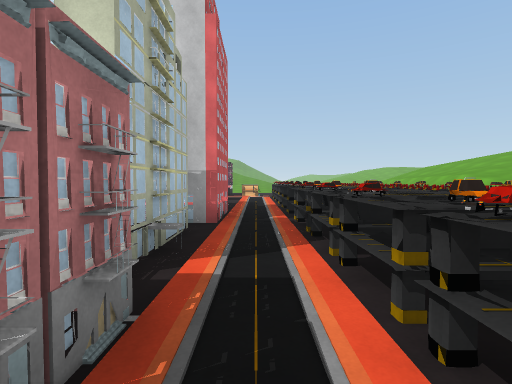
View 1 (above)

24 first-person views from a walk through a Unity game level. The camera is 1.5 m above the floor, tilts 2° down and sees 80° across. The floor is counted in squares, 2 m on a side. Each view is taken from the middle of a square. On the plan, view 1 faces up. The plan holds only what a view shows up to about 10 squares ahead; the rest is blank. The place goes on beyond the plan. Surface patterns are stand-ins for the level's own textures.

View 2
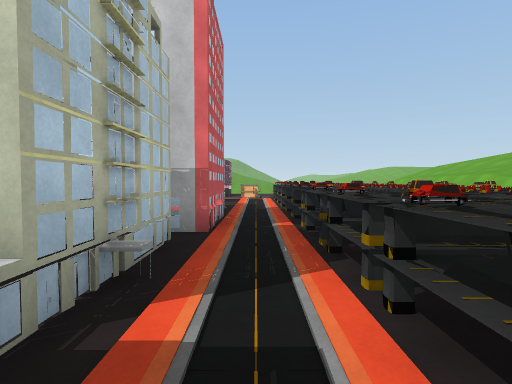

View 3
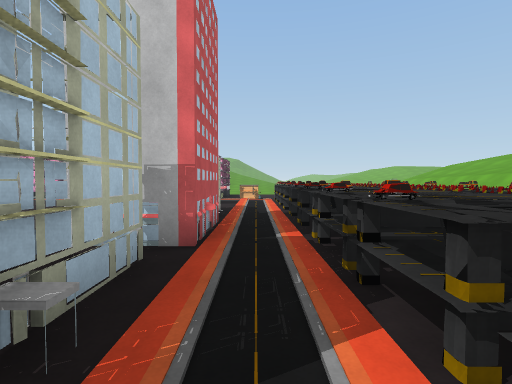

View 4
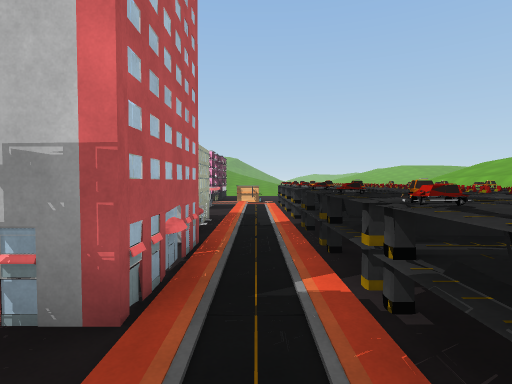

View 5
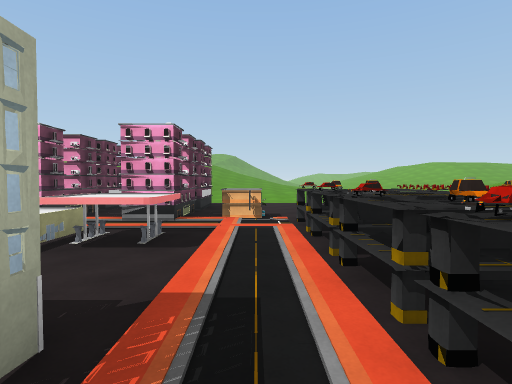

View 6
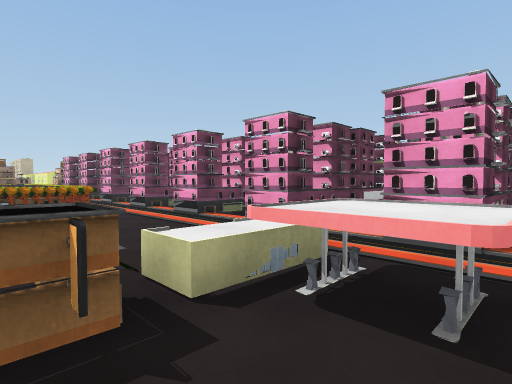

View 7
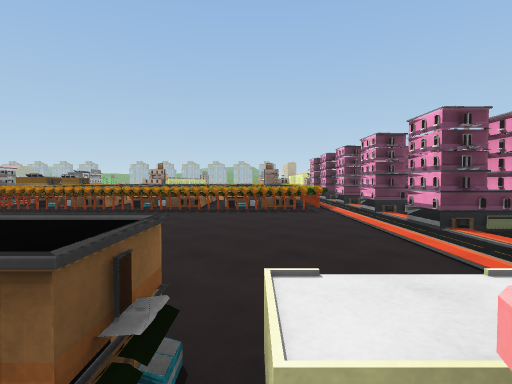

View 8
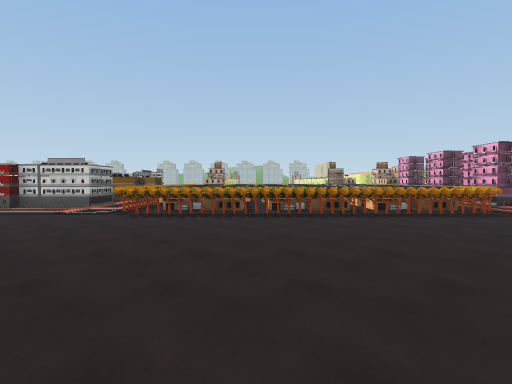

View 9
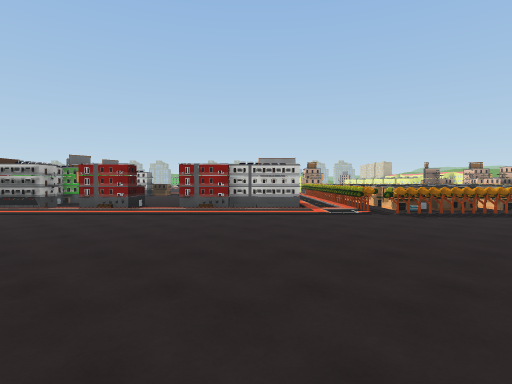

View 10
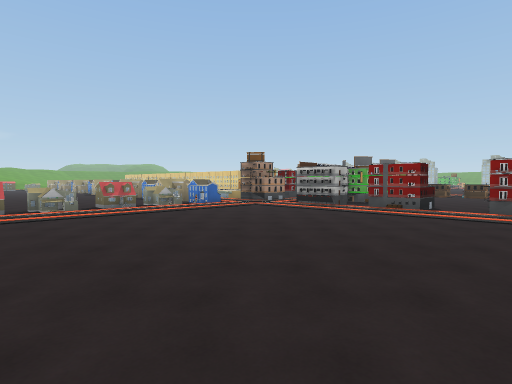

View 11
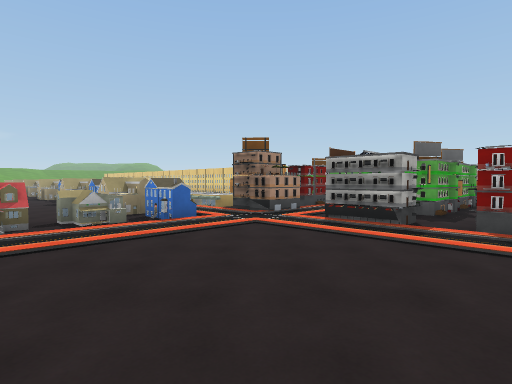

View 12
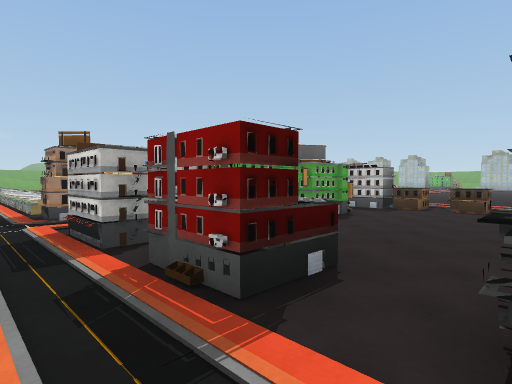

View 13
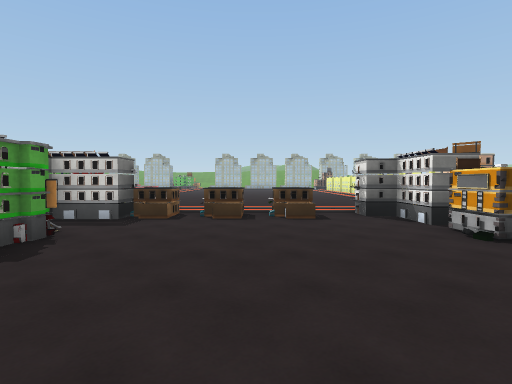

View 14
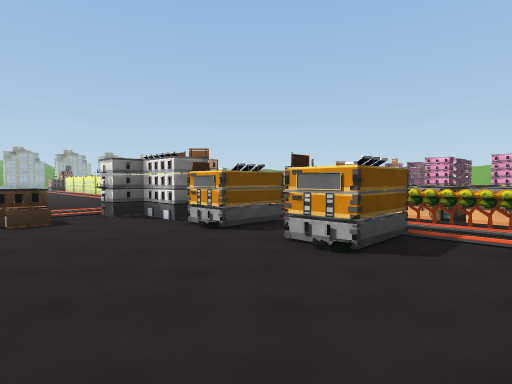

View 15
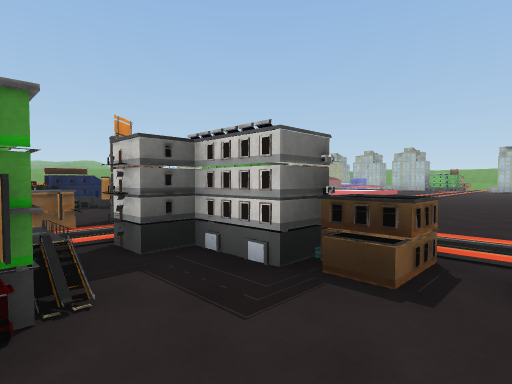

View 16
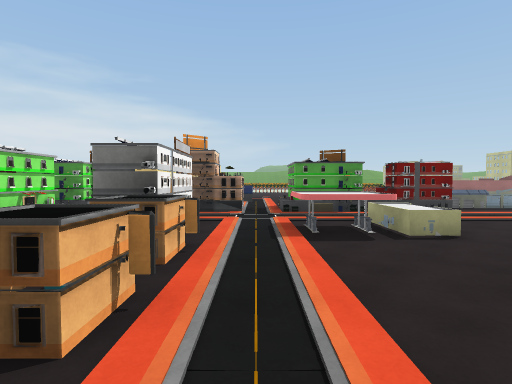

View 17
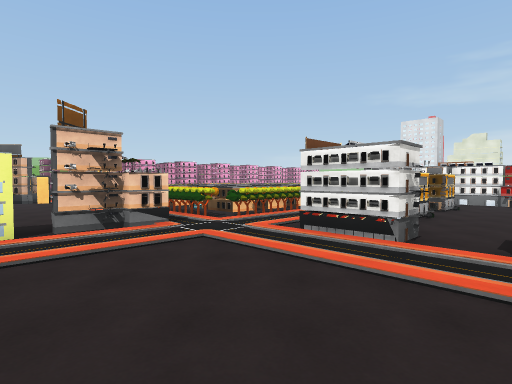

View 18
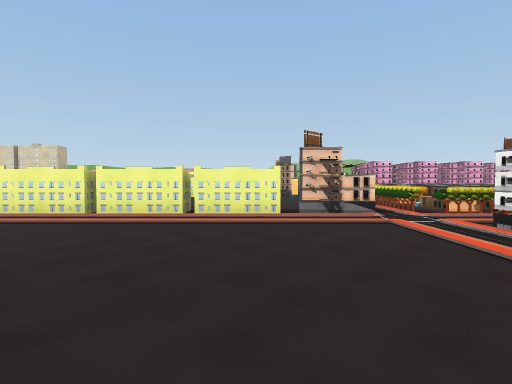

View 19
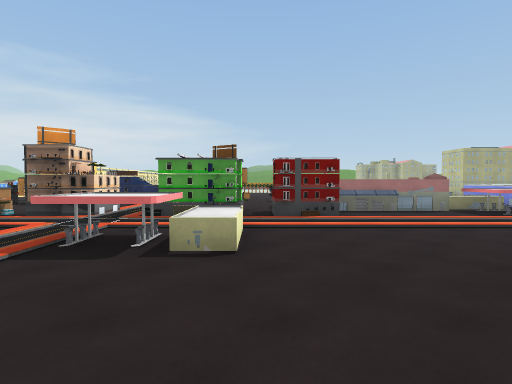

View 20
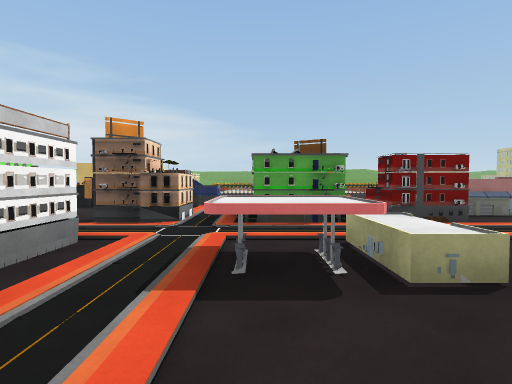

View 21
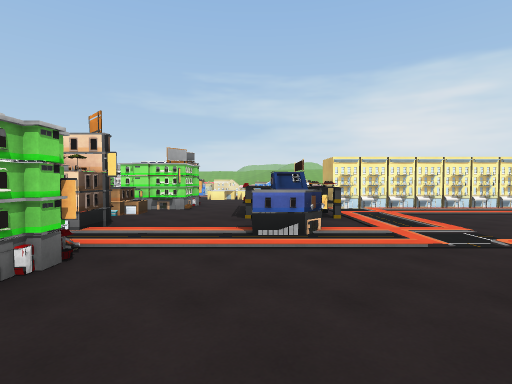

View 22
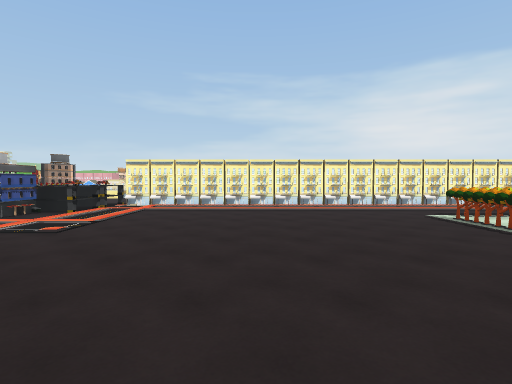

View 23
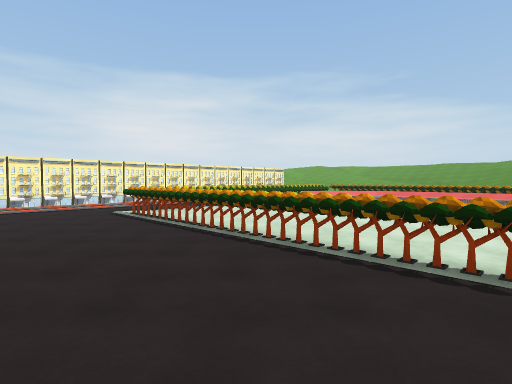

View 24
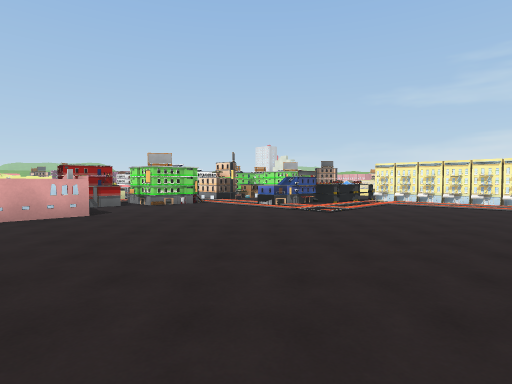

### Floor plan
Key: @ floor where view 1 was taken; # wall or solid block; x gap in a wall; . floor; = window, fence, low wall or low ledge; ^ raised ledge; O other object.
Columns run from 28 left of view 1 to 4 right of it. Each row starts with its distance up from view 1.
 17                    O O  O O...
 16                 O O# O.O#.O.^.
 15                 #.##.#.##.#.#^ ^
 14                  O...........^^^
 13                 ^^O......^^^.^^^
 12                 ^^O......^...^^^
 11      ..         ^^O......^#..^^^
 10      ..      ^  ^^O.....  ##.^^^^
  9      ..      ^  ^^O......  O.^^^
  8      ..  ^  ^^^^^^O.......##.^^^^
  7      .  O^^^ ^^ ^^O...... #O.^^^^
  6 ###  .#.O^^^ ^^^^^O.....  #O.^^^
  5 #####xO.OOO   OOOOO....   ##.^^^
  4 ...........  ...........  ##.^^^
  3 ........OO.#.#.OO........  #.^^
  2 ........OOO#.#..O.........O#.^^
  1  .......O.......O......... #.^
  0   ......^^......O.........  @
 -1    .......................
 -2    .....^#......O.........
 -3 ........^^......O.........
 -4 .....^^.OO.OOOOOOO........
 -5 ....^^^.OO.OO  OOO.......
 -6 .........OOO  O..........
 -7 .....O....#OO  .O........
 -8 ..OOOOO.Ox^OOOOO#..^=#^=#
 -9 OOO.OOO....OOO  ^. ^... .
-10   O...........  ^. ^...
-11  OO....^^^^^^   ^. ^..
-12  .......#x^^^   ^. ^.
-13 ...........^x      ^.
-14 ...........##
-15 ...........##
-16 ...........##
-17 ...........##
-18 ...........##
-19  ..........##
-20  ..........##
-21  OOOOOOOO..##
-22  .......OO.##
-23          O.##

Where each view was taken, in squares from view 1:
view 1: 0 up, 0 right, facing up
view 2: 1 up, 0 right, facing up
view 3: 2 up, 0 right, facing up
view 4: 4 up, 0 right, facing up
view 5: 9 up, 0 right, facing up
view 6: 11 up, 1 left, facing up-left
view 7: 12 up, 2 left, facing left
view 8: 8 up, 3 left, facing left
view 9: 2 up, 3 left, facing left
view 10: 1 up, 3 left, facing down-left
view 11: 2 down, 6 left, facing down-left
view 12: 0 up, 10 left, facing down-left
view 13: 1 down, 13 left, facing left
view 14: 1 down, 13 left, facing up-left
view 15: 2 down, 17 left, facing down-left
view 16: 0 up, 21 left, facing down
view 17: 0 up, 24 left, facing up-right
view 18: 2 down, 24 left, facing up
view 19: 1 down, 24 left, facing down
view 20: 2 down, 22 left, facing down
view 21: 11 down, 25 left, facing right
view 22: 17 down, 26 left, facing right
view 23: 18 down, 27 left, facing down-right
view 24: 18 down, 28 left, facing up-right
